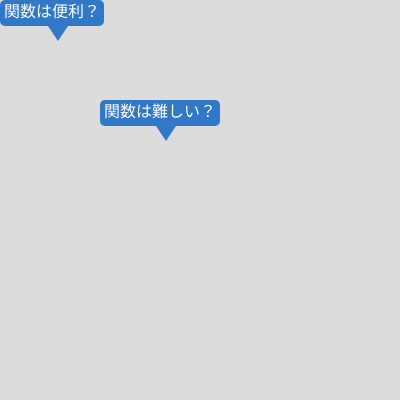
Frame 1 (no input)
Frame 60 (no input): identical to frame 1, image omitted
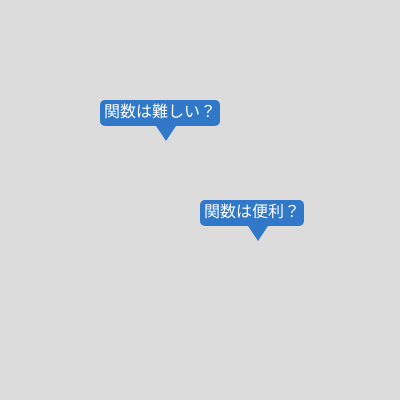
Frame 120 (the mouse pressed at the canvas centre since frame 60)

The p5.js sketch that drew these frames (run headless with seeded random() and noise() and a simulated clock; from frame 60 on, the mouse is pressed at the canvas centre):

// p5.js sketch
// ── sketch.js
// 吹き出し
function setup(){
  createCanvas(400, 400);
  textSize(16);
}
// 吹き出しを描画する処理を繰り返す
function draw(){
  background(220);
  balloon("関数は難しい？", 100, 100);
  balloon("関数は便利？", mouseX, mouseY);
}

function balloon(t, x, y){
  // 文字のサイズを決定していく。
  const w = textWidth(t);
   // textWidth() は、指定した文字列が表示されるときの横幅を求める関数
  const h = textAscent() + textDescent(); 
  // 文字の縦方向の大きさ
  const p = 4; 
  // 文字と吹き出しの端の間に4ピクセルの余白(padding)

  push();
  // 現在の描画設定を保存する

  // BLANK[1] 吹き出しの背景を先に描く
   fill(50, 120, 200);
  //青色指定
  noStroke();
  rect(x, y, w + p * 2, h + p * 2, 5);
  // rect(x, y, 幅, 高さ, 角の丸み)
  // w + p * 2：四角形の幅＝文字の幅＋左余白＋右余白

  // BLANK[2] 吹き出しの三角形を描く
 triangle(
    x + w / 2, y + h + p * 2,
    x + w / 2 + 20, y + h + p * 2,
    x + w / 2 + 10, y + h + p * 2 + 15
  );
  // triangle(x1, y1, x2, y2, x3, y3)
  // x：吹き出しの左端のx座標
  // w：吹き出しの中に表示する文字の幅
  // w / 2：文字の幅の半分
  // だからx + w / 2
  // y + h + p * 2
  // 左端のy座標+文字の縦方向+余白の合計＝吹き出しの下辺のy座標
  // あとの2点はここからずらす。


  // 吹き出しのテキストを次に描く
  textAlign(LEFT, CENTER);
  // 文字の配置の基準を指定　
  // LEFT：指定したx座標を文字の左端に
  // CENTER：指定したy座標を文字の縦方向の中央に
  fill(255);
  text(t, x + p, y + h / 2 + p);
  // text() は、文字列を指定した場所に表示する関数
  // text(表示する文字, x座標, y座標);
  // y(吹き出しの左端y座標)+h/2(文字の中心)+p（余白）
  pop();
  // 保存した描画設定に戻す
}
